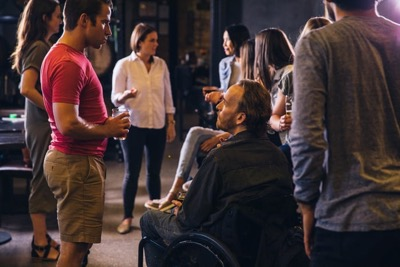
#> input picture files/picture1.jpeg, 400 x 267 px, found by its file name
$ jupyter execute --allow-errors Week5-Demo5-Guide.ipynb
#> lines starting #> are read from the running program, lines starting #| are printed output that depends on the picture
# APSC 1001 - CS 1010
# Week 5 - Image Processing and Caesar Cipher

### Instructor:
**Dr. Kartik Bulusu [MAE]**

#### Teaching Assistants:
**Sara Tenaglio [BME], Catherine Karpova [BME], Zachary Stecher [CE]**

#### Learning Assistants:
**Ethan Frink [MAE], Alexis Renderos [MAE], Olivia Legault [CS], Jon Terry [CS], Jack Umina [CS]**

If you have any questions regarding Python, please feel free to send a slack message or email to a member of the teaching team or come to office hours! We are happy to help!!

Let's start by importing our favorite friends as always going forward in this class: **numpy**, **matplotlib**, and **pandas**

We are also going to import the **PIL** library today for image tools

[cell 1]
import numpy as np
from matplotlib import pyplot as plt
import pandas as pd
import PIL

## Intro to the PIL Library

The Python Image Library, also known as PIL, is one of several packages to process images in python, and the one we will be using.

A fork of PIL is known as pillow, but that would require `!pip install pillow` as a first step. You can explore that, but we will stick with the default PIL library to make it easier for this course!

#### Image.open()

`PIL.Image.open()` is used to create a python object that represents the image that is saved in the data of the path

This is similar to using `pd.read_csv(PATH)` to convert a csv file to a pandas dataframe object.

#### IMG.show()

Simply shows the image saved as the name `IMG`

#### IMG.mode

This gives us the current color mode of our image from this list:
- **1**: 1-bit pixels, black and white
- **L**: 8-bit pixels, Greyscale
- **P**: 8-bit pixels, mapped to any other mode using a color palette
- **RGB**: 3×8-bit pixels, true color
- **RGBA**: 4×8-bit pixels, true color with transparency mask

#### .convert()

The `IMAGE.convert(CONVERSION)` tells the image to change it's color mode to a new one specified

#> (a cell that did not finish here is left out)

#### IMG.size

`IMG.size` returns the current size of the image

#### IMG.resize((width, height))

Adjusts the image to the new size. Very similar to `plt.subplots(figsize=(width, height))` from last week!

#> (a cell that did not finish here is left out)

#> (a cell that did not finish here is left out)

#### Saving the image!

We won't cover this in class, but if you'd like to save a modified image to the DeepNote workspace, you can using `IMG.save(path)`

#> (a cell that did not finish here is left out)

## Images as numpy arrays

An image is just a matrix with each pixel having a value. Let's use the Einstein image and turn it into a numpy array to work with!

#> (a cell that did not finish here is left out)

Notice how the shape of the matrix according to numpy is `(1024, 1280)`, but the size of the image according to PIL is `(1280, 1024)`. This is because they are looking at the same thing from two different perspectives.

Numpy sees the image as a matrix with 1024 rows and 1280 columns. The same way pandas sees a dataframe!

PIL sees the image with a width of 1280 pixels, and a height of 1024 pixels. The same way matplotlib sees a figsize!

It can be a bit confusing, but it's important to recognize the difference

To show the numpy version, we use first set up matplotlib ax using our `fig, axs = plt.subplots()` friend from last week, then we use `ax.imshow(ARRAY)`

[cell 7]
fig, ax = plt.subplots()

#> (the rest of this cell did not finish here and is left out)

[cell 8]
fig, ax = plt.subplots()

#> (the rest of this cell did not finish here and is left out)

Just like other classes, we can do operations to this numpy array.

Let's start with a transpose operation

#> (a cell that did not finish here is left out)

What about slicing?

#> (a cell that did not finish here is left out)

## Caesar Cipher

We want to encrypt and decrypt images. To do this, we will use a Caesar Cipher.

If you want to learn more about the Caesar Cipher, you can read about it [here](https://en.wikipedia.org/wiki/Caesar_cipher)

### Step 0 - Pull in our image

[cell 11]
im = PIL.Image.open('/work/Week5/picture1.jpeg')
#> im is the input picture: PIL image 400x267 RGB; mean R, G, B 67.6, 52.2, 53.1
im1 = im.convert('L')
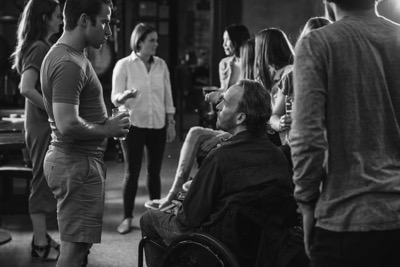
#> im1: PIL image 400x267 L; min 4, max 252, mean 56.9

### Step 1 - Covert our image to a numpy array

[cell 12]
pix = np.array(im1, dtype='int16')
print(pix)
#> (printed output is left out)

#each 8-bit pixel is now a 16 bit integer arranged into a matrix!

print(pix.shape)
#| (267, 400)

### Step 2 - Show our array using matplotlib

[cell 13]
fig, ax = plt.subplots()

ax.set_title('My Grayscale Image', fontsize=15)
ax.imshow(pix, cmap='gray');

### Step 3 - Encryption Key Input

We need to get the encryption key for our cipher.

We'll demonstrate option 1 in class, but we've provided options 1-3 for you!
1. Simple input statement
2. Input statement with validation
3. Slider input

#### Option 1
We are going to use an `input` statement to ask the user to provide a value between 1 and 250.

[cell 14]
my_key = int(input("What is your encryption key? Enter a value between 1 and 250: "))
#> the answer given: 1

$ run again, with files/HW5.png saved as files/picture1.jpeg
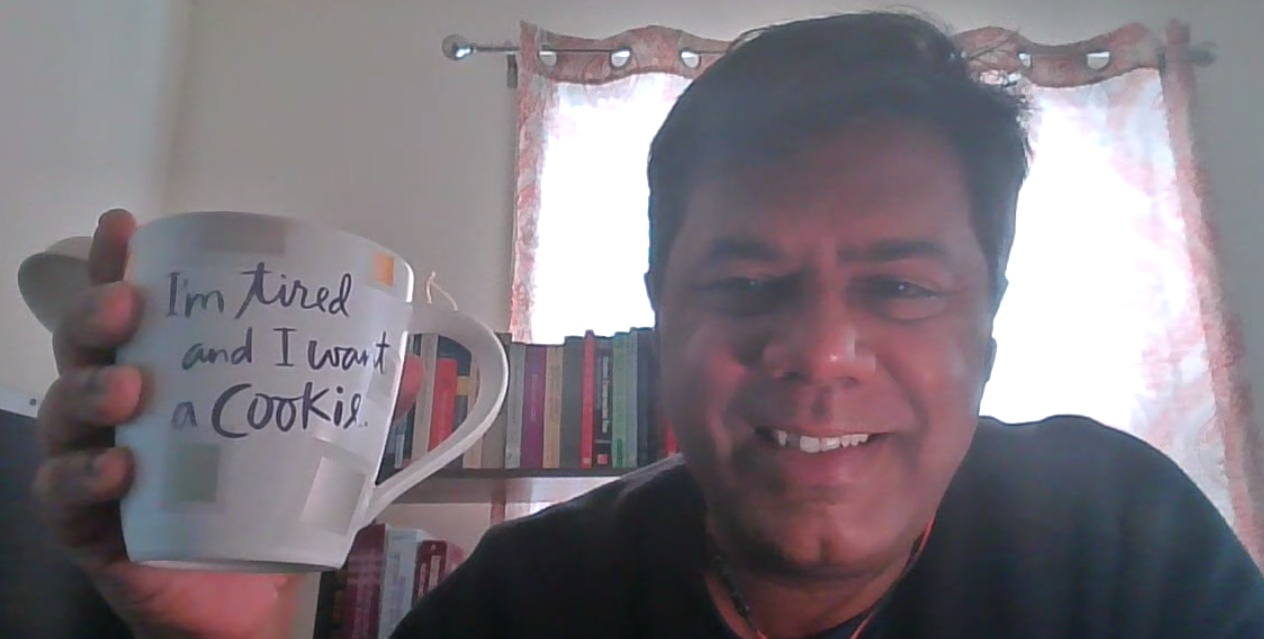
#> input picture files/HW5.png, 1264 x 639 px, found by its file name
#> im is the input picture: PIL image 1264x639 RGB; mean R, G, B 127, 119.4, 125.9
#> `im1 = im.convert('L')`:
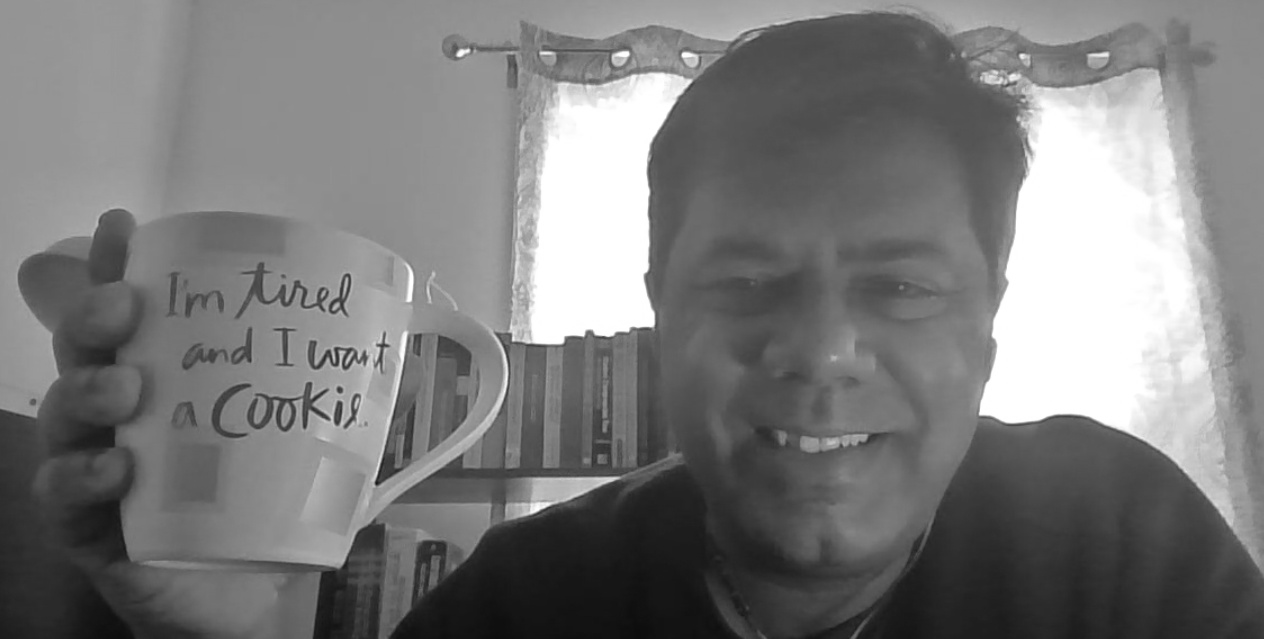
#> im1: PIL image 1264x639 L; min 12, max 255, mean 122.4
#> (printed output is left out)
#| (639, 1264)
